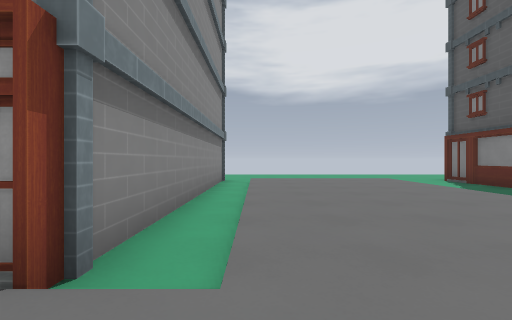
[1] (above)

24 first-person views from a walk through a Godot game level. The camera is 1.2 m above the floor, looks level and sees 90° across. The floor is counted in squares, 2 m on a side. Each view is taken from the middle of a square. On the plan, view 1 faces up. The plan holds only what a view shows up to about 9 squares ahead; the rest is blank. The place goes on beyond the plan.

[2]
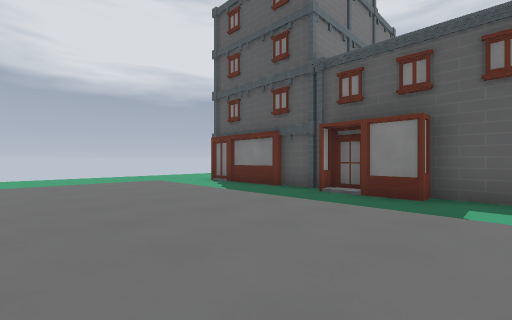

[3]
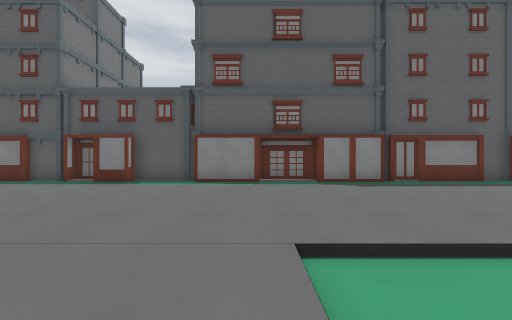

[4]
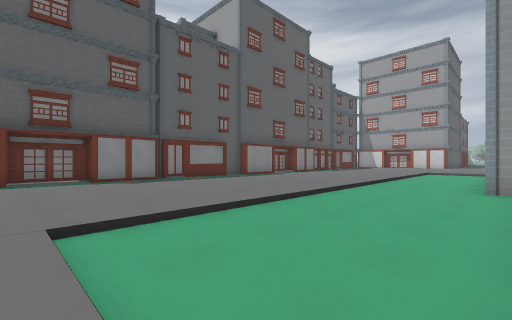

[5]
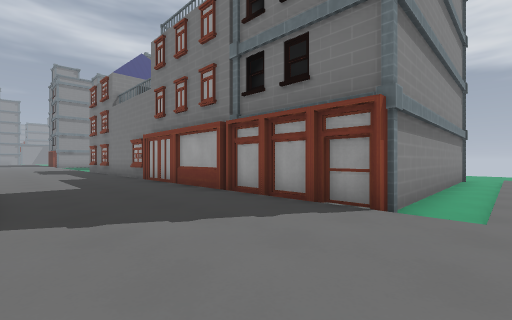

[6]
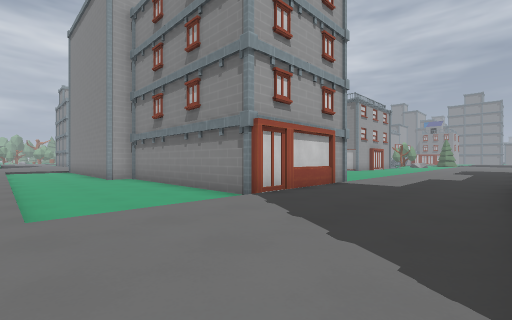

[7]
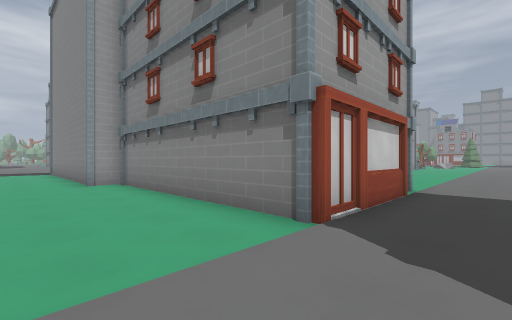

[8]
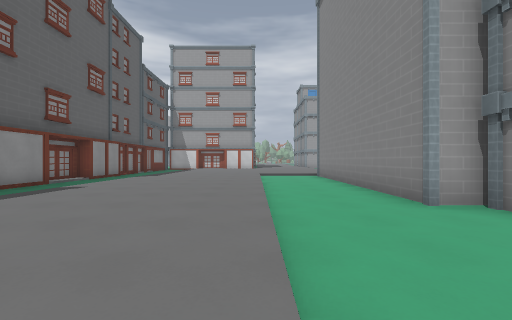

[9]
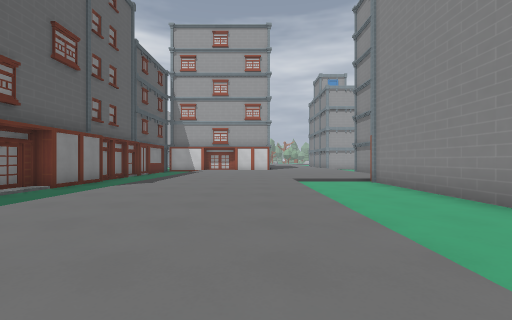

[10]
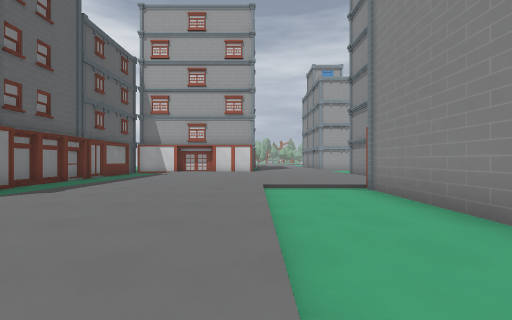

[11]
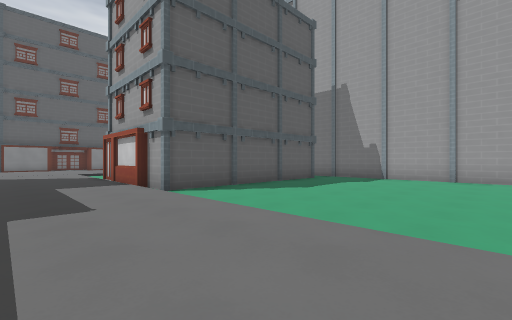

[12]
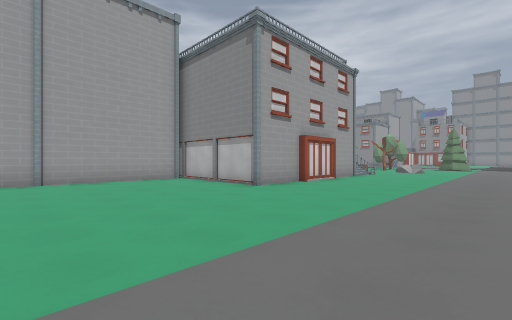

[13]
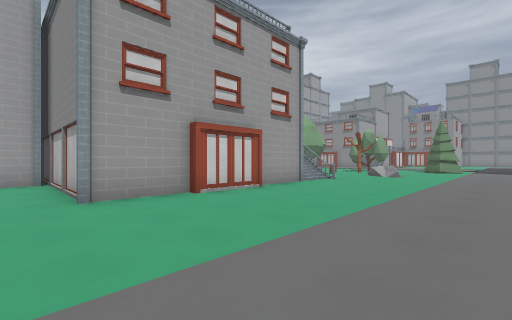

[14]
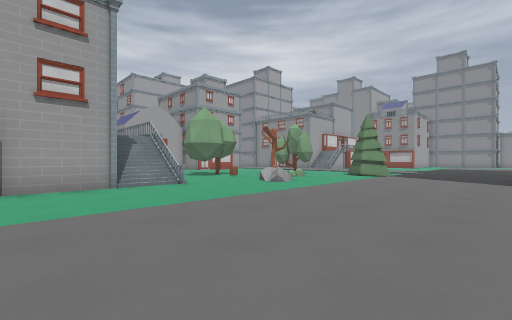

[15]
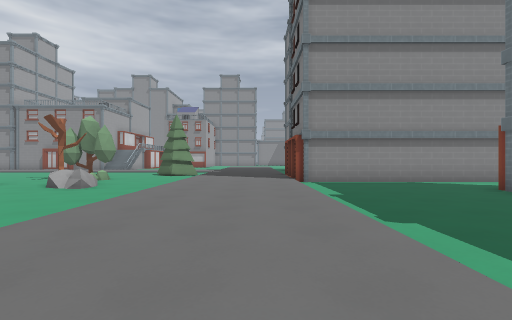

[16]
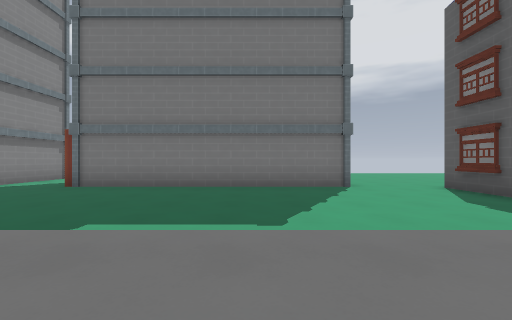

[17]
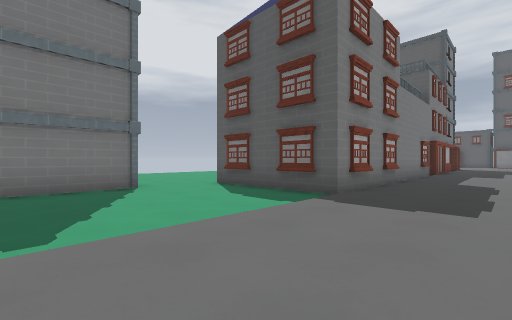

[18]
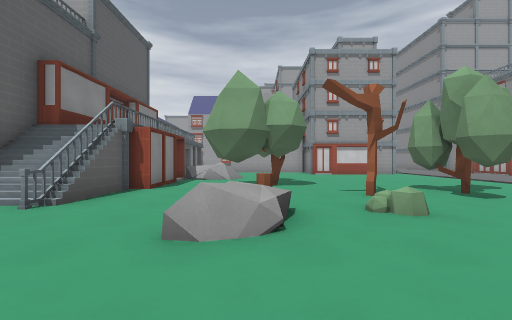

[19]
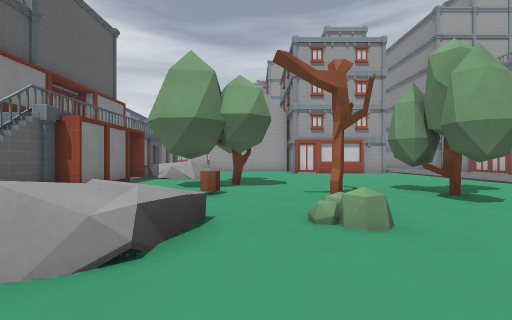

[20]
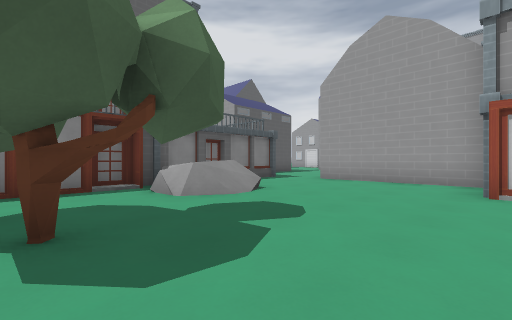

[21]
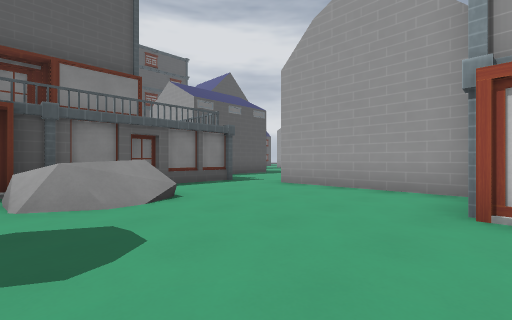

[22]
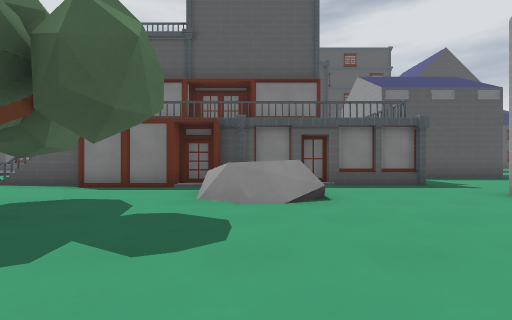

[23]
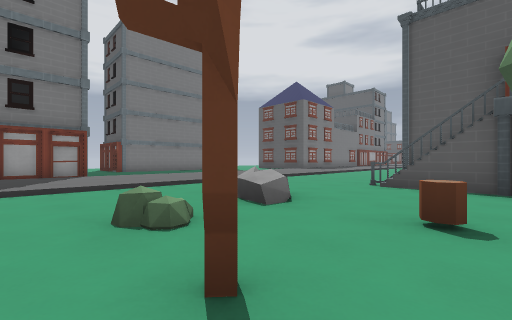

[24]
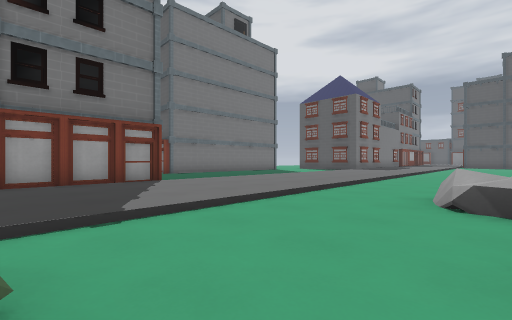

### Floor plan
Key: @ floor where view 1 was taken; # wall or solid block; . main floor; : floor 0.25 m higher than the main floor; / step, stairs or slope; D closed door; = window, fence, low wall or low ledge; v drop or lower ground; R rock; B bush; T tree.
Columns run from 31 left of view 1 to 7 right of it. Each row starts with its distance up from view 1.
 12                                 ...
 11                                 ....
 10                               .......
  9                               ..    ..
  8    #         ....             #/::::.D#
  7    #.        ....             #/::::..#
  6    #.D####D##...              #/::::..#
  5    #...........#              #/::::..#
  4    #...........#              #/::::.##
  3    #...........#              #/::::.##
  2 ####...........######### ==####/::::.##
  1 ::DD///////////////////DD////DD/::::..#
  0 :::::::::::::::::::::::::::::::@:::: ##
 -1 :::::::::::::::::::::::::::::::::::: ##
 -2 :::::::::::::::::::::::::::D:::::::: #D
 -3 /.......................###D.../:::: .D
 -4 T...RR..................#  #.../:::: #D
 -5 ..B.R...................#  #.../:::: ##
 -6 T......#/##DDD##........#  #.../:::: ##
 -7 T.T....v/#     #........D  #.../:::: D
 -8 T......#/#     #........   #.../:::: .=
 -9 ...T#T.# #     #.......    ##../:::: .=
-10 ...T#..D D     #######      #../::::..#
-11 .....RRD D                  D../::::.##
-12 ...../ v #                  D../::::.##
-13  ....R/v #                  #../::::.DD
-14  D.....v #                  #../::::.DD
-15  #.....v                    #../::::.##
-16  #.....#v#                  D../::::.#
-17  #####....                  ::::::::.#
-18        ...#                 ::::::::.#
-19         ..#                 ::::::::.D

Positions as (right, up) in squares from view 1, and headings:
1: (0, 0), facing up
2: (1, 1), facing up-right
3: (-2, -2), facing right
4: (-3, -2), facing down-right
5: (0, -2), facing up-left
6: (0, 1), facing down-left
7: (-1, -1), facing down-left
8: (0, -5), facing down
9: (1, -8), facing down
10: (0, -10), facing down
11: (-13, 0), facing down-right
12: (-11, -1), facing down-left
13: (-15, -1), facing down-left
14: (-20, 1), facing down-left
15: (-20, 0), facing left
16: (-21, -1), facing up
17: (-21, -1), facing up-right
18: (-27, -2), facing down
19: (-28, -3), facing down
20: (-30, -9), facing down-right
21: (-30, -11), facing down-right
22: (-30, -12), facing right
23: (-30, -8), facing up-right
24: (-31, -5), facing up-right
